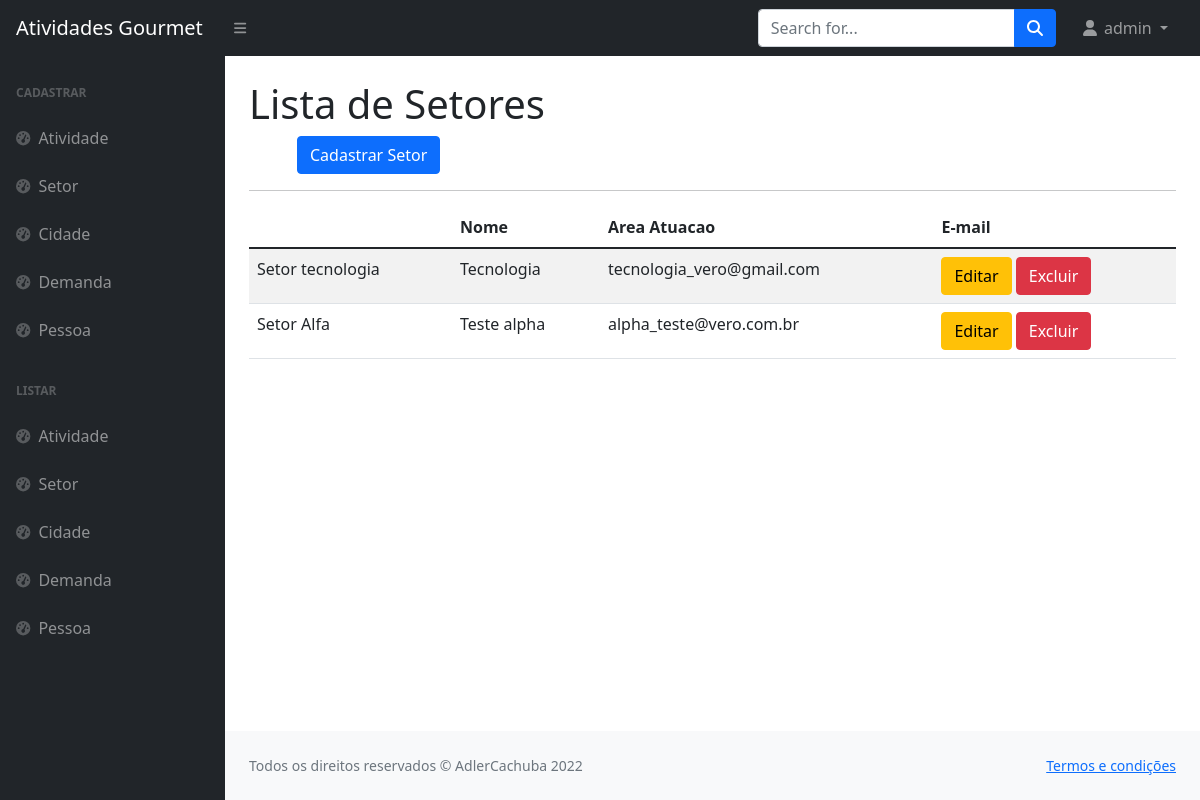
Page /listar/setor/ (signed in) on the committed database.
### paginas/models.py (models this page shows, shortened)
class Setor(models.Model):
    nome = models.CharField(max_length=100, verbose_name="Nome do setor")
    area_atuacao = models.CharField(
        max_length=100, verbose_name="Área de atuação")
    email = models.CharField(max_length=100, verbose_name="Email")
    criado_em = models.DateTimeField(auto_now_add=True)
    atualizado_em = models.DateTimeField(auto_now=True)
    usuario = models.ForeignKey(User, on_delete=models.PROTECT)

### paginas/views.py (the view)
# urls.py: path('listar/setor/', SetorList.as_view(), name='listar-setor'),
class SetorList(LoginRequiredMixin, GroupRequiredMixin,  ListView):
    model = Setor
    template_name = 'paginas/listas/setor.html'
    group_required = u"Administrador"
    def get_queryset(self):
        self.object_list = Setor.objects.filter(usuario=self.request.user)
        return self.object_list

### paginas/templates/paginas/listas/setor.html
{% extends 'paginas/modelo.html' %}
{% load static %}
{% block conteudo %}
<h1 class="mt-4">Lista de Setores</h1>
<a href="{% url 'cadastrar-setor' %}" class="btn btn-primary float-right ms-5">Cadastrar Setor</a>
<hr>
<table class="table table-striped">
    <thead>
        <tr>
            <th>
            </th>
            <th>Nome</th>
            <th>Area Atuacao</th>
            <th>E-mail</th>
        </tr>
    </thead>
    <tbody>
        {% for obj in object_list %}
            <tr>
                <td>{{obj.nome}}</td>
                <td>{{obj.area_atuacao}}</td>
                <td>{{obj.email}}</td>
                <td>
                    <a href="{% url 'editar-setor' obj.pk %}" class="btn btn-warning">
                        Editar</a>
                    <a href="{% url 'excluir-setor' obj.pk %}" class="btn btn-danger">
                        Excluir</a>
                </td>
            </tr>
        {% empty %}
            <tr>
                <td colspan="100%">Nenhum Registro Encontrado!</td>
            </tr>
        {% endfor %}
    </tbody>
</table>
{% endblock %}

### paginas/templates/paginas/modelo.html (shortened to what this page needs)
{% load static %}
<!DOCTYPE html>
<html lang="en">
<head>
    <link href="https://cdn.jsdelivr.net/npm/simple-datatables@latest/dist/style.css" rel="stylesheet" />
    <link href="{% static 'css/styles.css' %}" rel="stylesheet" />
</head>
<body class="sb-nav-fixed">
    {% block menu %}
    <nav class="sb-topnav navbar navbar-expand navbar-dark bg-dark">
        <a class="navbar-brand ps-3" href="http://127.0.0.1:8080/">Atividades Gourmet</a>
        <button class="btn btn-link btn-sm order-1 order-lg-0 me-4 me-lg-0" id="sidebarToggle" href="#!"><i
                class="fas fa-bars"></i></button>
        <form class="d-none d-md-inline-block form-inline ms-auto me-0 me-md-3 my-2 my-md-0">
            <div class="input-group">
                <input class="form-control" type="text" placeholder="Search for..." aria-label="Search for..."
                    aria-describedby="btnNavbarSearch" />
                <button class="btn btn-primary" id="btnNavbarSearch" type="button"><i
                        class="fas fa-search"></i></button>
            </div>
        </form>
        <ul class="navbar-nav ms-auto ms-md-0 me-3 me-lg-4">
            {% if request.user.is_authenticated %}
            <li class="nav-item dropdown">
                <a class="nav-link dropdown-toggle" id="navbarDropdown" href="#" role="button" data-bs-toggle="dropdown"
                    aria-expanded="false"><i class="fas fa-user fa-fw"></i>
                    {{ request.user }}
                </a>
            </li>
            {% else %}
            <li class="nav-item">
                <a class="btn btn-success" href="{% url 'login' %}">Entrar</a>
            </li>
            {% endif %}
        </ul>
    </nav>
    {% endblock %}
    <div id="layoutSidenav">
            {% block menu-lateral %}
        <div id="layoutSidenav_nav">
            <nav class="sb-sidenav accordion sb-sidenav-dark" id="sidenavAccordion">
                <div class="sb-sidenav-menu">
                    <div class="nav">
                        <div class="sb-sidenav-menu-heading">Cadastrar</div>
                        <a class="nav-link" href="/cadastrar/atividade/">
                            <div class="sb-nav-link-icon"><i class="fas fa-tachometer-alt"></i></div>
                            Atividade
                        </a>
                        <a class="nav-link" href="/cadastrar/setor/">
                            <div class="sb-nav-link-icon"><i class="fas fa-tachometer-alt"></i></div>
                            Setor
                        </a>
                        <a class="nav-link" href="/cadastrar/cidade/">
                            <div class="sb-nav-link-icon"><i class="fas fa-tachometer-alt"></i></div>
                            Cidade
                        </a>
                        <a class="nav-link" href="/cadastrar/demanda/">
                            <div class="sb-nav-link-icon"><i class="fas fa-tachometer-alt"></i></div>
                            Demanda
                        </a>
                        <a class="nav-link" href="/cadastrar/pessoa/">
                            <div class="sb-nav-link-icon"><i class="fas fa-tachometer-alt"></i></div>
                            Pessoa
                        </a>
    <div class="sb-sidenav-menu-heading">Listar</div>
    <a class="nav-link" href="/listar/atividade/">
        <div class="sb-nav-link-icon"><i class="fas fa-tachometer-alt"></i></div>
        Atividade
    </a>
    <a class="nav-link" href="/listar/setor/">
        <div class="sb-nav-link-icon"><i class="fas fa-tachometer-alt"></i></div>
        Setor
    </a>
    <a class="nav-link" href="/listar/cidade/">
        <div class="sb-nav-link-icon"><i class="fas fa-tachometer-alt"></i></div>
        Cidade
    </a>
    <a class="nav-link" href="/listar/demanda/">
        <div class="sb-nav-link-icon"><i class="fas fa-tachometer-alt"></i></div>
        Demanda
    </a>
    <a class="nav-link" href="/listar/pessoa/">
        <div class="sb-nav-link-icon"><i class="fas fa-tachometer-alt"></i></div>
        Pessoa
    </a>
                    </div>
                </div>
            </nav>
        </div>
        {% endblock %}
        <div id="layoutSidenav_content">
            <main>
                <div class="container-fluid px-4">
                    {% block conteudo %}{% endblock %}
            </main>
            <footer class="py-4 bg-light mt-auto">
                <div class="container-fluid px-4">
                    <div class="d-flex align-items-center justify-content-between small">
                        {% block rodape %}
                        <div class="text-muted">Todos os direitos reservados &copy; AdlerCachuba 2022</div>
                        <div>
                            <a href="https://picsum.photos/200/300">Termos e condições</a>
                        </div>
                        {% endblock %}
                    </div>
                </div>
            </footer>
        </div>
    </div>
</body>
</html>

### rows in the picture
Setor: nome "Setor tecnologia", area_atuacao "Tecnologia", email "tecnologia_vero@gmail.com"
Setor: nome "Setor Alfa", area_atuacao "Teste alpha", email "alpha_teste@vero.com.br"

### other values in the picture
{{ request.user }} "admin"
